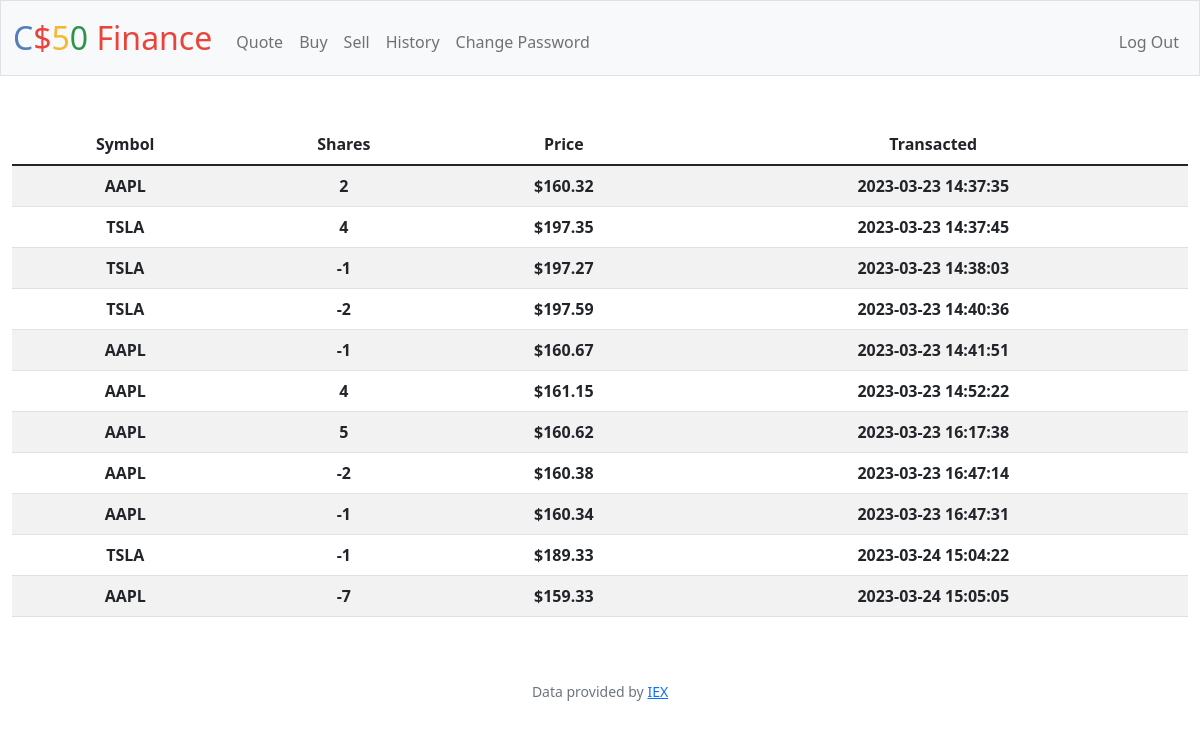
The page /history (signed in) on the database its author committed.
### tables this page shows
CREATE TABLE transctions(
id INTEGER PRIMARY KEY AUTOINCREMENT,
user_id INTEGER NOT NULL,
name TEXT NOT NULL,
shares INTEGER NOT NULL,
price NUMERIC NOT NULL,
type TEXT NOT NULL,
symbol TEXT NOT NULL,
time TIMESTAMP DEFAULT CURRENT_TIMESTAMP,
FOREIGN KEY(user_id) REFERENCES users(id)
);

### app.py (the view)
@ app.route("/history")
@ login_required
def history():
    if request.method == "GET":
        id = session["user_id"]
        history = db.execute("SELECT symbol, shares, price, time FROM transctions WHERE user_id = ?", id)
        return render_template("history.html",trans = history)

### app.py (called while the page is built)
@app.after_request
def after_request(response):
    response.headers["Cache-Control"] = "no-cache, no-store, must-revalidate"
    response.headers["Expires"] = 0
    response.headers["Pragma"] = "no-cache"
    return response

### helpers.py (called while the page is built)
def login_required(f):
    @wraps(f)
    def decorated_function(*args, **kwargs):
        if session.get("user_id") is None:
            return redirect("/login")
        return f(*args, **kwargs)
    return decorated_function

def usd(value):
    return f"${value:,.2f}"

### templates/history.html (shortened to what this page needs)
{% extends "layout.html" %}
{% block main %}
<table class = "table table-striped">
    <thead>
        <tr>
        <th>Symbol</th>
        <th>Shares</th>
        <th>Price</th>
        <th>Transacted</th>
        </tr>
    </thead>
    <tbody>
        {% for tran in trans %}
        <tr>
            <th> {{ tran.symbol }}</th>
            <th> {{ tran.shares }}</th>
            <th> {{ tran.price | usd }}</th>
            <th> {{ tran.time }}</th>
        </tr>
        {% endfor %}
    </tbody>
</table>
{% endblock %}

### templates/layout.html (shortened to what this page needs)
<!DOCTYPE html>
<html lang="en">
    <head>
        <link href="https://cdn.jsdelivr.net/npm/bootstrap@5.1.3/dist/css/bootstrap.min.css" rel="stylesheet">
        <link href="/static/styles.css" rel="stylesheet">
    </head>
    <body>
        <nav class="bg-light border navbar navbar-expand-md navbar-light">
            <div class="container-fluid">
                <a class="navbar-brand" href="/"><span class="blue">C</span><span class="red">$</span><span class="yellow">5</span><span class="green">0</span> <span class="red">Finance</span></a>
                <div class="collapse navbar-collapse" id="navbar">
                    {% if session["user_id"] %}
                        <ul class="navbar-nav me-auto mt-2">
                            <li class="nav-item"><a class="nav-link" href="/quote">Quote</a></li>
                            <li class="nav-item"><a class="nav-link" href="/buy">Buy</a></li>
                            <li class="nav-item"><a class="nav-link" href="/sell">Sell</a></li>
                            <li class="nav-item"><a class="nav-link" href="/history">History</a></li>
                            <li class="nav-item"><a class="nav-link" href="/changepass">Change Password</a></li>
                        </ul>
                        <ul class="navbar-nav ms-auto mt-2">
                            <li class="nav-item"><a class="nav-link" href="/logout">Log Out</a></li>
                        </ul>
                    {% else %}
                        <ul class="navbar-nav ms-auto mt-2">
                            <li class="nav-item"><a class="nav-link" href="/register">Register</a></li>
                            <li class="nav-item"><a class="nav-link" href="/login">Log In</a></li>
                        </ul>
                    {% endif %}
                </div>
            </div>
        </nav>
        <main class="container-fluid py-5 text-center">
            {% block main %}{% endblock %}
        </main>
        <footer class="mb-5 small text-center text-muted">
            Data provided by <a href="https://iexcloud.io/">IEX</a>
        </footer>
    </body>
</html>

### static/styles.css (style rules this page uses)
nav .navbar-brand { font-size: xx-large; }
nav .navbar-brand .blue { color: #537fbe; }
nav .navbar-brand .red { color: #ea433b; }
nav .navbar-brand .yellow { color: #f5b82e; }
nav .navbar-brand .green { color: #2e944b; }

### rows shown on the page
transctions: symbol "AAPL", shares "2", price "$160.32", time "2023-03-23 14:37:35"
transctions: symbol "TSLA", shares "4", price "$197.35", time "2023-03-23 14:37:45"
transctions: symbol "TSLA", shares "-1", price "$197.27", time "2023-03-23 14:38:03"
transctions: symbol "TSLA", shares "-2", price "$197.59", time "2023-03-23 14:40:36"
transctions: symbol "AAPL", shares "-1", price "$160.67", time "2023-03-23 14:41:51"
transctions: symbol "AAPL", shares "4", price "$161.15", time "2023-03-23 14:52:22"
transctions: symbol "AAPL", shares "5", price "$160.62", time "2023-03-23 16:17:38"
transctions: symbol "AAPL", shares "-2", price "$160.38", time "2023-03-23 16:47:14"
transctions: symbol "AAPL", shares "-1", price "$160.34", time "2023-03-23 16:47:31"
transctions: symbol "TSLA", shares "-1", price "$189.33", time "2023-03-24 15:04:22"
transctions: symbol "AAPL", shares "-7", price "$159.33", time "2023-03-24 15:05:05"
